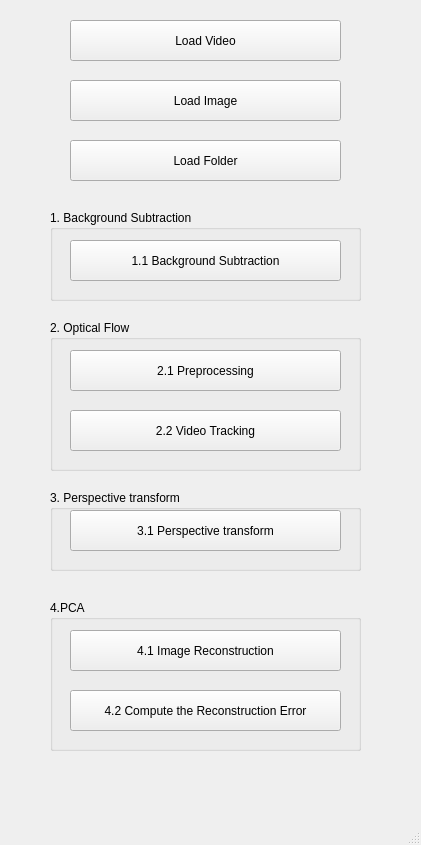
<?xml version="1.0" encoding="UTF-8"?>
<ui version="4.0">
 <class>MainWindow</class>
 <widget class="QMainWindow" name="MainWindow">
  <property name="geometry">
   <rect>
    <x>0</x>
    <y>0</y>
    <width>421</width>
    <height>845</height>
   </rect>
  </property>
  <property name="windowTitle">
   <string>MainWindow</string>
  </property>
  <widget class="QWidget" name="centralwidget">
   <widget class="QPushButton" name="pushButton">
    <property name="geometry">
     <rect>
      <x>70</x>
      <y>20</y>
      <width>271</width>
      <height>41</height>
     </rect>
    </property>
    <property name="text">
     <string>Load Video</string>
    </property>
   </widget>
   <widget class="QPushButton" name="pushButton_2">
    <property name="geometry">
     <rect>
      <x>70</x>
      <y>80</y>
      <width>271</width>
      <height>41</height>
     </rect>
    </property>
    <property name="text">
     <string>Load Image</string>
    </property>
   </widget>
   <widget class="QPushButton" name="pushButton_3">
    <property name="geometry">
     <rect>
      <x>70</x>
      <y>140</y>
      <width>271</width>
      <height>41</height>
     </rect>
    </property>
    <property name="text">
     <string>Load Folder</string>
    </property>
   </widget>
   <widget class="QGroupBox" name="groupBox">
    <property name="geometry">
     <rect>
      <x>50</x>
      <y>210</y>
      <width>311</width>
      <height>91</height>
     </rect>
    </property>
    <property name="title">
     <string>1. Background Subtraction</string>
    </property>
    <widget class="QPushButton" name="pushButton_4">
     <property name="geometry">
      <rect>
       <x>20</x>
       <y>30</y>
       <width>271</width>
       <height>41</height>
      </rect>
     </property>
     <property name="text">
      <string>1.1 Background Subtraction</string>
     </property>
    </widget>
   </widget>
   <widget class="QGroupBox" name="groupBox_2">
    <property name="geometry">
     <rect>
      <x>50</x>
      <y>320</y>
      <width>311</width>
      <height>151</height>
     </rect>
    </property>
    <property name="title">
     <string>2. Optical Flow</string>
    </property>
    <widget class="QPushButton" name="pushButton_6">
     <property name="geometry">
      <rect>
       <x>20</x>
       <y>30</y>
       <width>271</width>
       <height>41</height>
      </rect>
     </property>
     <property name="text">
      <string>2.1 Preprocessing</string>
     </property>
    </widget>
    <widget class="QPushButton" name="pushButton_7">
     <property name="geometry">
      <rect>
       <x>20</x>
       <y>90</y>
       <width>271</width>
       <height>41</height>
      </rect>
     </property>
     <property name="text">
      <string>2.2 Video Tracking</string>
     </property>
    </widget>
   </widget>
   <widget class="QGroupBox" name="groupBox_3">
    <property name="geometry">
     <rect>
      <x>50</x>
      <y>490</y>
      <width>311</width>
      <height>81</height>
     </rect>
    </property>
    <property name="title">
     <string>3. Perspective transform</string>
    </property>
    <widget class="QPushButton" name="pushButton_10">
     <property name="geometry">
      <rect>
       <x>20</x>
       <y>20</y>
       <width>271</width>
       <height>41</height>
      </rect>
     </property>
     <property name="text">
      <string>3.1 Perspective transform</string>
     </property>
    </widget>
   </widget>
   <widget class="QGroupBox" name="groupBox_4">
    <property name="geometry">
     <rect>
      <x>50</x>
      <y>600</y>
      <width>311</width>
      <height>151</height>
     </rect>
    </property>
    <property name="title">
     <string>4.PCA</string>
    </property>
    <widget class="QPushButton" name="pushButton_11">
     <property name="geometry">
      <rect>
       <x>20</x>
       <y>30</y>
       <width>271</width>
       <height>41</height>
      </rect>
     </property>
     <property name="text">
      <string>4.1 Image Reconstruction</string>
     </property>
    </widget>
    <widget class="QPushButton" name="pushButton_12">
     <property name="geometry">
      <rect>
       <x>20</x>
       <y>90</y>
       <width>271</width>
       <height>41</height>
      </rect>
     </property>
     <property name="text">
      <string>4.2 Compute the Reconstruction Error</string>
     </property>
    </widget>
   </widget>
  </widget>
  <widget class="QMenuBar" name="menubar">
   <property name="geometry">
    <rect>
     <x>0</x>
     <y>0</y>
     <width>421</width>
     <height>21</height>
    </rect>
   </property>
  </widget>
  <widget class="QStatusBar" name="statusbar"/>
 </widget>
 <resources/>
 <connections/>
</ui>
